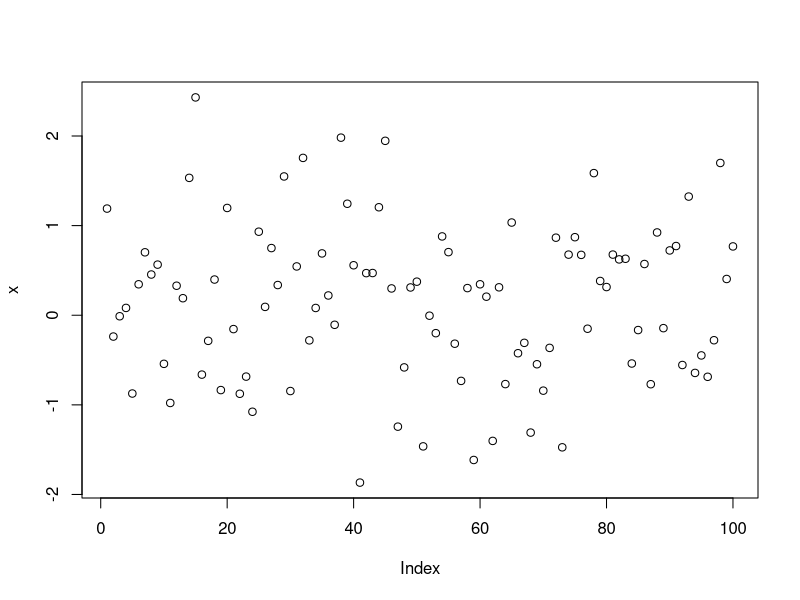

Write R code to recreate this figure.
#3. Some first exapmles of R


#3.1 Calculator

(2016-2014)/(2016-1992)*100

#3.2 WorkSpace

a = 2016

b = 2014

c = 1992

(a-b)/(a-c)*100

#3.4 Functions

sum(c(4,5,8,11))

#3.5 Plots

x = rnorm(100)

plot(x);

#4 HELP

?sqrt


#6 Vectors

#6.2 Matrix+Vector
P = seq(31,60)

Q = matrix(P, ncol=5, nrow=6 )

Q

#6.3 Data Frames

